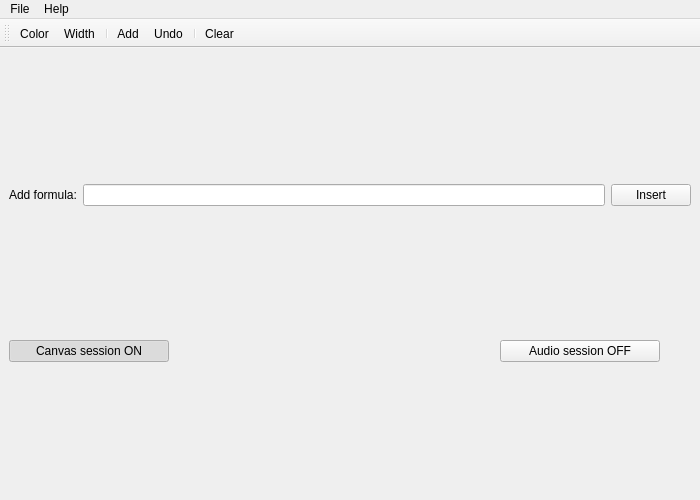
<?xml version="1.0" encoding="UTF-8"?>
<ui version="4.0">
 <class>wnd_main</class>
 <widget class="QMainWindow" name="wnd_main">
  <property name="geometry">
   <rect>
    <x>0</x>
    <y>0</y>
    <width>700</width>
    <height>500</height>
   </rect>
  </property>
  <property name="minimumSize">
   <size>
    <width>700</width>
    <height>500</height>
   </size>
  </property>
  <property name="maximumSize">
   <size>
    <width>700</width>
    <height>500</height>
   </size>
  </property>
  <property name="windowTitle">
   <string>e-learning</string>
  </property>
  <property name="windowIcon">
   <iconset resource="resource/res.qrc">
    <normaloff>:/icons/icons/logotype.png</normaloff>:/icons/icons/logotype.png</iconset>
  </property>
  <property name="toolTip">
   <string/>
  </property>
  <property name="statusTip">
   <string/>
  </property>
  <property name="whatsThis">
   <string/>
  </property>
  <widget class="QWidget" name="centralwidget">
   <layout class="QVBoxLayout" name="verticalLayout_2">
    <item>
     <layout class="QVBoxLayout" name="vlt_top">
      <item>
       <layout class="QHBoxLayout" name="htl_formula">
        <item>
         <widget class="QLabel" name="lab_insert_formula">
          <property name="text">
           <string>Add formula:</string>
          </property>
         </widget>
        </item>
        <item>
         <widget class="QLineEdit" name="eln_insert_formula"/>
        </item>
        <item>
         <widget class="QPushButton" name="btn_insert_formula">
          <property name="toolTip">
           <string>Insert formula</string>
          </property>
          <property name="text">
           <string>Insert</string>
          </property>
         </widget>
        </item>
       </layout>
      </item>
     </layout>
    </item>
    <item>
     <layout class="QHBoxLayout" name="hlt_audio_save">
      <item>
       <widget class="QPushButton" name="btn_canvas_session">
        <property name="minimumSize">
         <size>
          <width>160</width>
          <height>0</height>
         </size>
        </property>
        <property name="maximumSize">
         <size>
          <width>160</width>
          <height>16777215</height>
         </size>
        </property>
        <property name="toolTip">
         <string>Turn on/off canvas session</string>
        </property>
        <property name="text">
         <string>Canvas session ON</string>
        </property>
        <property name="checkable">
         <bool>true</bool>
        </property>
        <property name="checked">
         <bool>true</bool>
        </property>
        <property name="autoDefault">
         <bool>false</bool>
        </property>
        <property name="default">
         <bool>false</bool>
        </property>
        <property name="flat">
         <bool>false</bool>
        </property>
       </widget>
      </item>
      <item>
       <spacer name="vsr_audio_save">
        <property name="orientation">
         <enum>Qt::Horizontal</enum>
        </property>
        <property name="sizeHint" stdset="0">
         <size>
          <width>40</width>
          <height>20</height>
         </size>
        </property>
       </spacer>
      </item>
      <item>
       <widget class="QPushButton" name="btn_audio_session">
        <property name="minimumSize">
         <size>
          <width>160</width>
          <height>0</height>
         </size>
        </property>
        <property name="maximumSize">
         <size>
          <width>160</width>
          <height>16777215</height>
         </size>
        </property>
        <property name="toolTip">
         <string>Turn on/off audio session</string>
        </property>
        <property name="text">
         <string>Audio session OFF</string>
        </property>
        <property name="checkable">
         <bool>true</bool>
        </property>
       </widget>
      </item>
      <item>
       <widget class="QPushButton" name="btn_mute">
        <property name="maximumSize">
         <size>
          <width>25</width>
          <height>25</height>
         </size>
        </property>
        <property name="toolTip">
         <string>Mute   Shift+M</string>
        </property>
        <property name="text">
         <string/>
        </property>
        <property name="icon">
         <iconset resource="resource/res.qrc">
          <normaloff>:/icons/icons/audio_on_act.png</normaloff>
          <normalon>:/icons/icons/audio_off_act.png</normalon>:/icons/icons/audio_on_act.png</iconset>
        </property>
        <property name="iconSize">
         <size>
          <width>25</width>
          <height>25</height>
         </size>
        </property>
        <property name="shortcut">
         <string>Shift+M</string>
        </property>
        <property name="checkable">
         <bool>true</bool>
        </property>
        <property name="flat">
         <bool>true</bool>
        </property>
       </widget>
      </item>
     </layout>
    </item>
   </layout>
  </widget>
  <widget class="QMenuBar" name="mbr_tools">
   <property name="geometry">
    <rect>
     <x>0</x>
     <y>0</y>
     <width>700</width>
     <height>26</height>
    </rect>
   </property>
   <widget class="QMenu" name="men_file">
    <property name="title">
     <string>File</string>
    </property>
    <widget class="QMenu" name="act_saveas">
     <property name="title">
      <string>Save As...</string>
     </property>
    </widget>
    <addaction name="act_saveas"/>
    <addaction name="act_exit"/>
   </widget>
   <widget class="QMenu" name="men_help">
    <property name="title">
     <string>Help</string>
    </property>
    <addaction name="act_help"/>
    <addaction name="act_about"/>
   </widget>
   <addaction name="men_file"/>
   <addaction name="men_help"/>
  </widget>
  <widget class="QToolBar" name="toolBar">
   <property name="mouseTracking">
    <bool>false</bool>
   </property>
   <property name="acceptDrops">
    <bool>false</bool>
   </property>
   <property name="windowTitle">
    <string notr="true">toolBar</string>
   </property>
   <property name="layoutDirection">
    <enum>Qt::LeftToRight</enum>
   </property>
   <property name="locale">
    <locale language="English" country="UnitedStates"/>
   </property>
   <property name="inputMethodHints">
    <set>Qt::ImhNone</set>
   </property>
   <property name="movable">
    <bool>true</bool>
   </property>
   <property name="iconSize">
    <size>
     <width>25</width>
     <height>25</height>
    </size>
   </property>
   <property name="toolButtonStyle">
    <enum>Qt::ToolButtonTextBesideIcon</enum>
   </property>
   <property name="floatable">
    <bool>false</bool>
   </property>
   <attribute name="toolBarArea">
    <enum>TopToolBarArea</enum>
   </attribute>
   <attribute name="toolBarBreak">
    <bool>false</bool>
   </attribute>
   <addaction name="act_color"/>
   <addaction name="act_width"/>
   <addaction name="separator"/>
   <addaction name="act_add"/>
   <addaction name="act_undo"/>
   <addaction name="separator"/>
   <addaction name="act_clear"/>
  </widget>
  <action name="act_color">
   <property name="icon">
    <iconset resource="resource/res.qrc">
     <normaloff>:/icons/icons/color_act.png</normaloff>:/icons/icons/color_act.png</iconset>
   </property>
   <property name="text">
    <string>Color</string>
   </property>
   <property name="toolTip">
    <string>Change pen color   Shift+C</string>
   </property>
   <property name="shortcut">
    <string>Shift+C</string>
   </property>
  </action>
  <action name="act_width">
   <property name="icon">
    <iconset resource="resource/res.qrc">
     <normaloff>:/icons/icons/width_act.png</normaloff>:/icons/icons/width_act.png</iconset>
   </property>
   <property name="text">
    <string>Width</string>
   </property>
   <property name="toolTip">
    <string>Change pen width   Shift+W</string>
   </property>
   <property name="shortcut">
    <string>Shift+W</string>
   </property>
  </action>
  <action name="act_add">
   <property name="icon">
    <iconset resource="resource/res.qrc">
     <normaloff>:/icons/icons/add_act.png</normaloff>:/icons/icons/add_act.png</iconset>
   </property>
   <property name="text">
    <string>Add</string>
   </property>
   <property name="toolTip">
    <string>Add current image to session   Shift+A</string>
   </property>
   <property name="shortcut">
    <string>Shift+A</string>
   </property>
  </action>
  <action name="act_undo">
   <property name="icon">
    <iconset resource="resource/res.qrc">
     <normaloff>:/icons/icons/undo_act.png</normaloff>:/icons/icons/undo_act.png</iconset>
   </property>
   <property name="text">
    <string>Undo</string>
   </property>
   <property name="toolTip">
    <string>Undo latest stroke   Shift+Z</string>
   </property>
   <property name="shortcut">
    <string>Shift+Z</string>
   </property>
  </action>
  <action name="act_clear">
   <property name="icon">
    <iconset resource="resource/res.qrc">
     <normaloff>:/icons/icons/clear_act.png</normaloff>:/icons/icons/clear_act.png</iconset>
   </property>
   <property name="text">
    <string>Clear</string>
   </property>
   <property name="toolTip">
    <string>Clear the canvas   Shift+X</string>
   </property>
   <property name="shortcut">
    <string>Shift+X</string>
   </property>
  </action>
  <action name="act_exit">
   <property name="text">
    <string>Exit</string>
   </property>
   <property name="shortcut">
    <string>Ctrl+Q</string>
   </property>
  </action>
  <action name="act_help">
   <property name="text">
    <string>Help</string>
   </property>
   <property name="shortcut">
    <string>F1</string>
   </property>
  </action>
  <action name="act_about">
   <property name="text">
    <string>About</string>
   </property>
  </action>
 </widget>
 <tabstops>
  <tabstop>btn_canvas_session</tabstop>
  <tabstop>btn_audio_session</tabstop>
  <tabstop>btn_mute</tabstop>
  <tabstop>eln_insert_formula</tabstop>
  <tabstop>btn_insert_formula</tabstop>
 </tabstops>
 <resources>
  <include location="resource/res.qrc"/>
 </resources>
 <connections>
  <connection>
   <sender>act_exit</sender>
   <signal>triggered()</signal>
   <receiver>wnd_main</receiver>
   <slot>close()</slot>
   <hints>
    <hint type="sourcelabel">
     <x>-1</x>
     <y>-1</y>
    </hint>
    <hint type="destinationlabel">
     <x>349</x>
     <y>249</y>
    </hint>
   </hints>
  </connection>
 </connections>
</ui>
